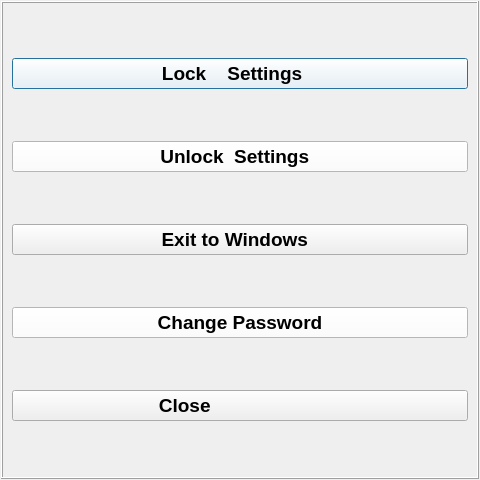
<?xml version="1.0" encoding="UTF-8"?>
<ui version="4.0">
 <class>AccessControl</class>
 <widget class="QDialog" name="AccessControl">
  <property name="geometry">
   <rect>
    <x>0</x>
    <y>0</y>
    <width>480</width>
    <height>480</height>
   </rect>
  </property>
  <property name="windowTitle">
   <string>Dialog</string>
  </property>
  <layout class="QGridLayout" name="gridLayout">
   <property name="leftMargin">
    <number>1</number>
   </property>
   <property name="topMargin">
    <number>1</number>
   </property>
   <property name="rightMargin">
    <number>1</number>
   </property>
   <property name="bottomMargin">
    <number>1</number>
   </property>
   <item row="0" column="0">
    <widget class="QStackedWidget" name="stackedWidget">
     <property name="frameShape">
      <enum>QFrame::Box</enum>
     </property>
     <property name="frameShadow">
      <enum>QFrame::Raised</enum>
     </property>
     <property name="currentIndex">
      <number>0</number>
     </property>
     <widget class="QWidget" name="page">
      <layout class="QVBoxLayout" name="verticalLayout">
       <item>
        <widget class="QPushButton" name="btnLock">
         <property name="enabled">
          <bool>true</bool>
         </property>
         <property name="font">
          <font>
           <pointsize>14</pointsize>
           <weight>75</weight>
           <bold>true</bold>
          </font>
         </property>
         <property name="styleSheet">
          <string notr="true">background-color: rgb(255, 255, 255);</string>
         </property>
         <property name="text">
          <string>Lock    Settings   </string>
         </property>
         <property name="icon">
          <iconset resource="icones.qrc">
           <normaloff>:/new/prefix1/Icones/Lock_128.png</normaloff>:/new/prefix1/Icones/Lock_128.png</iconset>
         </property>
         <property name="iconSize">
          <size>
           <width>128</width>
           <height>64</height>
          </size>
         </property>
        </widget>
       </item>
       <item>
        <widget class="QPushButton" name="btnUnlock">
         <property name="font">
          <font>
           <pointsize>14</pointsize>
           <weight>75</weight>
           <bold>true</bold>
          </font>
         </property>
         <property name="styleSheet">
          <string notr="true">background-color: rgb(255, 255, 255);</string>
         </property>
         <property name="text">
          <string>Unlock  Settings  </string>
         </property>
         <property name="icon">
          <iconset resource="icones.qrc">
           <normaloff>:/new/prefix1/Icones/Unlock_128.png</normaloff>:/new/prefix1/Icones/Unlock_128.png</iconset>
         </property>
         <property name="iconSize">
          <size>
           <width>128</width>
           <height>64</height>
          </size>
         </property>
        </widget>
       </item>
       <item>
        <widget class="QPushButton" name="btnExitToWindows">
         <property name="font">
          <font>
           <pointsize>14</pointsize>
           <weight>75</weight>
           <bold>true</bold>
          </font>
         </property>
         <property name="text">
          <string>Exit to Windows  </string>
         </property>
         <property name="icon">
          <iconset resource="icones.qrc">
           <normaloff>:/new/prefix1/Icones/Exit_256.png</normaloff>:/new/prefix1/Icones/Exit_256.png</iconset>
         </property>
         <property name="iconSize">
          <size>
           <width>128</width>
           <height>64</height>
          </size>
         </property>
        </widget>
       </item>
       <item>
        <widget class="QPushButton" name="btnSettings">
         <property name="font">
          <font>
           <pointsize>14</pointsize>
           <weight>75</weight>
           <bold>true</bold>
          </font>
         </property>
         <property name="styleSheet">
          <string notr="true">background-color: rgb(255, 255, 255);</string>
         </property>
         <property name="text">
          <string>Change Password</string>
         </property>
         <property name="icon">
          <iconset resource="icones.qrc">
           <normaloff>:/new/prefix1/Icones/Setup3_256_128.png</normaloff>:/new/prefix1/Icones/Setup3_256_128.png</iconset>
         </property>
         <property name="iconSize">
          <size>
           <width>128</width>
           <height>64</height>
          </size>
         </property>
        </widget>
       </item>
       <item>
        <widget class="QPushButton" name="btnClose">
         <property name="font">
          <font>
           <pointsize>14</pointsize>
           <weight>75</weight>
           <bold>true</bold>
          </font>
         </property>
         <property name="text">
          <string>Close                     </string>
         </property>
         <property name="icon">
          <iconset resource="icones.qrc">
           <normaloff>:/new/prefix1/Icones/Close_256.png</normaloff>:/new/prefix1/Icones/Close_256.png</iconset>
         </property>
         <property name="iconSize">
          <size>
           <width>128</width>
           <height>64</height>
          </size>
         </property>
        </widget>
       </item>
      </layout>
     </widget>
     <widget class="QWidget" name="page_2">
      <layout class="QVBoxLayout" name="verticalLayout_3">
       <item>
        <layout class="QVBoxLayout" name="verticalLayout_2">
         <item>
          <layout class="QGridLayout" name="gridLayout_2">
           <item row="3" column="1">
            <widget class="QToolButton" name="btn5">
             <property name="sizePolicy">
              <sizepolicy hsizetype="Preferred" vsizetype="Preferred">
               <horstretch>0</horstretch>
               <verstretch>0</verstretch>
              </sizepolicy>
             </property>
             <property name="font">
              <font>
               <pointsize>12</pointsize>
              </font>
             </property>
             <property name="text">
              <string>5</string>
             </property>
             <property name="iconSize">
              <size>
               <width>32</width>
               <height>32</height>
              </size>
             </property>
            </widget>
           </item>
           <item row="3" column="0">
            <widget class="QToolButton" name="btn4">
             <property name="sizePolicy">
              <sizepolicy hsizetype="Preferred" vsizetype="Preferred">
               <horstretch>0</horstretch>
               <verstretch>0</verstretch>
              </sizepolicy>
             </property>
             <property name="font">
              <font>
               <pointsize>12</pointsize>
              </font>
             </property>
             <property name="text">
              <string>4</string>
             </property>
             <property name="iconSize">
              <size>
               <width>32</width>
               <height>32</height>
              </size>
             </property>
            </widget>
           </item>
           <item row="4" column="1">
            <widget class="QToolButton" name="btn2">
             <property name="sizePolicy">
              <sizepolicy hsizetype="Preferred" vsizetype="Preferred">
               <horstretch>0</horstretch>
               <verstretch>0</verstretch>
              </sizepolicy>
             </property>
             <property name="font">
              <font>
               <pointsize>12</pointsize>
              </font>
             </property>
             <property name="text">
              <string>2</string>
             </property>
             <property name="iconSize">
              <size>
               <width>32</width>
               <height>32</height>
              </size>
             </property>
            </widget>
           </item>
           <item row="3" column="2">
            <widget class="QToolButton" name="btn6">
             <property name="sizePolicy">
              <sizepolicy hsizetype="Preferred" vsizetype="Preferred">
               <horstretch>0</horstretch>
               <verstretch>0</verstretch>
              </sizepolicy>
             </property>
             <property name="font">
              <font>
               <pointsize>12</pointsize>
              </font>
             </property>
             <property name="text">
              <string>6</string>
             </property>
             <property name="iconSize">
              <size>
               <width>32</width>
               <height>32</height>
              </size>
             </property>
            </widget>
           </item>
           <item row="5" column="1">
            <widget class="QToolButton" name="btnClear">
             <property name="sizePolicy">
              <sizepolicy hsizetype="Preferred" vsizetype="Preferred">
               <horstretch>0</horstretch>
               <verstretch>0</verstretch>
              </sizepolicy>
             </property>
             <property name="font">
              <font>
               <pointsize>12</pointsize>
              </font>
             </property>
             <property name="text">
              <string>Clear</string>
             </property>
             <property name="iconSize">
              <size>
               <width>32</width>
               <height>32</height>
              </size>
             </property>
            </widget>
           </item>
           <item row="4" column="0">
            <widget class="QToolButton" name="btn1">
             <property name="sizePolicy">
              <sizepolicy hsizetype="Preferred" vsizetype="Preferred">
               <horstretch>0</horstretch>
               <verstretch>0</verstretch>
              </sizepolicy>
             </property>
             <property name="font">
              <font>
               <pointsize>12</pointsize>
              </font>
             </property>
             <property name="text">
              <string>1</string>
             </property>
             <property name="iconSize">
              <size>
               <width>32</width>
               <height>32</height>
              </size>
             </property>
            </widget>
           </item>
           <item row="5" column="2">
            <widget class="QToolButton" name="btnEnter">
             <property name="sizePolicy">
              <sizepolicy hsizetype="Preferred" vsizetype="Preferred">
               <horstretch>0</horstretch>
               <verstretch>0</verstretch>
              </sizepolicy>
             </property>
             <property name="font">
              <font>
               <pointsize>12</pointsize>
              </font>
             </property>
             <property name="text">
              <string>Enter</string>
             </property>
             <property name="iconSize">
              <size>
               <width>32</width>
               <height>32</height>
              </size>
             </property>
            </widget>
           </item>
           <item row="4" column="2">
            <widget class="QToolButton" name="btn3">
             <property name="sizePolicy">
              <sizepolicy hsizetype="Preferred" vsizetype="Preferred">
               <horstretch>0</horstretch>
               <verstretch>0</verstretch>
              </sizepolicy>
             </property>
             <property name="font">
              <font>
               <pointsize>12</pointsize>
              </font>
             </property>
             <property name="text">
              <string>3</string>
             </property>
             <property name="iconSize">
              <size>
               <width>32</width>
               <height>32</height>
              </size>
             </property>
            </widget>
           </item>
           <item row="2" column="0">
            <widget class="QToolButton" name="btn7">
             <property name="sizePolicy">
              <sizepolicy hsizetype="Preferred" vsizetype="Preferred">
               <horstretch>0</horstretch>
               <verstretch>0</verstretch>
              </sizepolicy>
             </property>
             <property name="font">
              <font>
               <pointsize>12</pointsize>
              </font>
             </property>
             <property name="text">
              <string>7</string>
             </property>
             <property name="iconSize">
              <size>
               <width>32</width>
               <height>32</height>
              </size>
             </property>
            </widget>
           </item>
           <item row="2" column="2">
            <widget class="QToolButton" name="btn9">
             <property name="sizePolicy">
              <sizepolicy hsizetype="Preferred" vsizetype="Preferred">
               <horstretch>0</horstretch>
               <verstretch>0</verstretch>
              </sizepolicy>
             </property>
             <property name="font">
              <font>
               <pointsize>12</pointsize>
              </font>
             </property>
             <property name="text">
              <string>9</string>
             </property>
             <property name="iconSize">
              <size>
               <width>32</width>
               <height>32</height>
              </size>
             </property>
            </widget>
           </item>
           <item row="2" column="1">
            <widget class="QToolButton" name="btn8">
             <property name="sizePolicy">
              <sizepolicy hsizetype="Preferred" vsizetype="Preferred">
               <horstretch>0</horstretch>
               <verstretch>0</verstretch>
              </sizepolicy>
             </property>
             <property name="font">
              <font>
               <pointsize>12</pointsize>
              </font>
             </property>
             <property name="text">
              <string>8</string>
             </property>
             <property name="iconSize">
              <size>
               <width>32</width>
               <height>32</height>
              </size>
             </property>
            </widget>
           </item>
           <item row="5" column="0">
            <widget class="QToolButton" name="btn0">
             <property name="sizePolicy">
              <sizepolicy hsizetype="Preferred" vsizetype="Preferred">
               <horstretch>0</horstretch>
               <verstretch>0</verstretch>
              </sizepolicy>
             </property>
             <property name="font">
              <font>
               <pointsize>12</pointsize>
              </font>
             </property>
             <property name="text">
              <string>0</string>
             </property>
             <property name="iconSize">
              <size>
               <width>32</width>
               <height>32</height>
              </size>
             </property>
            </widget>
           </item>
           <item row="1" column="0" colspan="3">
            <layout class="QHBoxLayout" name="horizontalLayout">
             <item>
              <widget class="QToolButton" name="btnBack">
               <property name="text">
                <string/>
               </property>
               <property name="iconSize">
                <size>
                 <width>32</width>
                 <height>56</height>
                </size>
               </property>
               <property name="arrowType">
                <enum>Qt::LeftArrow</enum>
               </property>
              </widget>
             </item>
             <item>
              <widget class="QLineEdit" name="linePassword">
               <property name="enabled">
                <bool>false</bool>
               </property>
               <property name="sizePolicy">
                <sizepolicy hsizetype="Preferred" vsizetype="Preferred">
                 <horstretch>0</horstretch>
                 <verstretch>0</verstretch>
                </sizepolicy>
               </property>
               <property name="font">
                <font>
                 <pointsize>12</pointsize>
                 <weight>75</weight>
                 <bold>true</bold>
                </font>
               </property>
               <property name="echoMode">
                <enum>QLineEdit::Password</enum>
               </property>
               <property name="alignment">
                <set>Qt::AlignCenter</set>
               </property>
              </widget>
             </item>
            </layout>
           </item>
           <item row="0" column="1" colspan="2">
            <widget class="QLabel" name="label_3">
             <property name="sizePolicy">
              <sizepolicy hsizetype="Preferred" vsizetype="Fixed">
               <horstretch>0</horstretch>
               <verstretch>0</verstretch>
              </sizepolicy>
             </property>
             <property name="font">
              <font>
               <pointsize>12</pointsize>
              </font>
             </property>
             <property name="text">
              <string>PASSWORD:</string>
             </property>
            </widget>
           </item>
          </layout>
         </item>
        </layout>
       </item>
      </layout>
     </widget>
     <widget class="QWidget" name="page_3">
      <layout class="QGridLayout" name="gridLayout_4">
       <item row="0" column="0">
        <layout class="QVBoxLayout" name="verticalLayout_6">
         <item>
          <layout class="QGridLayout" name="gridLayout_3">
           <item row="1" column="0" colspan="3">
            <layout class="QHBoxLayout" name="horizontalLayout_2">
             <item>
              <widget class="QToolButton" name="btnBack_2">
               <property name="text">
                <string/>
               </property>
               <property name="iconSize">
                <size>
                 <width>32</width>
                 <height>56</height>
                </size>
               </property>
               <property name="arrowType">
                <enum>Qt::LeftArrow</enum>
               </property>
              </widget>
             </item>
             <item>
              <widget class="QLineEdit" name="lineOldPassword">
               <property name="enabled">
                <bool>false</bool>
               </property>
               <property name="sizePolicy">
                <sizepolicy hsizetype="Preferred" vsizetype="Preferred">
                 <horstretch>0</horstretch>
                 <verstretch>0</verstretch>
                </sizepolicy>
               </property>
               <property name="font">
                <font>
                 <pointsize>12</pointsize>
                 <weight>75</weight>
                 <bold>true</bold>
                </font>
               </property>
               <property name="echoMode">
                <enum>QLineEdit::Password</enum>
               </property>
               <property name="alignment">
                <set>Qt::AlignCenter</set>
               </property>
              </widget>
             </item>
            </layout>
           </item>
           <item row="3" column="1">
            <widget class="QToolButton" name="btn5_2">
             <property name="sizePolicy">
              <sizepolicy hsizetype="Preferred" vsizetype="Preferred">
               <horstretch>0</horstretch>
               <verstretch>0</verstretch>
              </sizepolicy>
             </property>
             <property name="font">
              <font>
               <pointsize>12</pointsize>
              </font>
             </property>
             <property name="text">
              <string>5</string>
             </property>
             <property name="iconSize">
              <size>
               <width>32</width>
               <height>32</height>
              </size>
             </property>
            </widget>
           </item>
           <item row="5" column="1">
            <widget class="QToolButton" name="btnClear_2">
             <property name="sizePolicy">
              <sizepolicy hsizetype="Preferred" vsizetype="Preferred">
               <horstretch>0</horstretch>
               <verstretch>0</verstretch>
              </sizepolicy>
             </property>
             <property name="font">
              <font>
               <pointsize>12</pointsize>
              </font>
             </property>
             <property name="text">
              <string>Clear</string>
             </property>
             <property name="iconSize">
              <size>
               <width>32</width>
               <height>32</height>
              </size>
             </property>
            </widget>
           </item>
           <item row="3" column="2">
            <widget class="QToolButton" name="btn6_2">
             <property name="sizePolicy">
              <sizepolicy hsizetype="Preferred" vsizetype="Preferred">
               <horstretch>0</horstretch>
               <verstretch>0</verstretch>
              </sizepolicy>
             </property>
             <property name="font">
              <font>
               <pointsize>12</pointsize>
              </font>
             </property>
             <property name="text">
              <string>6</string>
             </property>
             <property name="iconSize">
              <size>
               <width>32</width>
               <height>32</height>
              </size>
             </property>
            </widget>
           </item>
           <item row="4" column="1">
            <widget class="QToolButton" name="btn2_2">
             <property name="sizePolicy">
              <sizepolicy hsizetype="Preferred" vsizetype="Preferred">
               <horstretch>0</horstretch>
               <verstretch>0</verstretch>
              </sizepolicy>
             </property>
             <property name="font">
              <font>
               <pointsize>12</pointsize>
              </font>
             </property>
             <property name="text">
              <string>2</string>
             </property>
             <property name="iconSize">
              <size>
               <width>32</width>
               <height>32</height>
              </size>
             </property>
            </widget>
           </item>
           <item row="3" column="0">
            <widget class="QToolButton" name="btn4_2">
             <property name="sizePolicy">
              <sizepolicy hsizetype="Preferred" vsizetype="Preferred">
               <horstretch>0</horstretch>
               <verstretch>0</verstretch>
              </sizepolicy>
             </property>
             <property name="font">
              <font>
               <pointsize>12</pointsize>
              </font>
             </property>
             <property name="text">
              <string>4</string>
             </property>
             <property name="iconSize">
              <size>
               <width>32</width>
               <height>32</height>
              </size>
             </property>
            </widget>
           </item>
           <item row="4" column="2">
            <widget class="QToolButton" name="btn3_2">
             <property name="sizePolicy">
              <sizepolicy hsizetype="Preferred" vsizetype="Preferred">
               <horstretch>0</horstretch>
               <verstretch>0</verstretch>
              </sizepolicy>
             </property>
             <property name="font">
              <font>
               <pointsize>12</pointsize>
              </font>
             </property>
             <property name="text">
              <string>3</string>
             </property>
             <property name="iconSize">
              <size>
               <width>32</width>
               <height>32</height>
              </size>
             </property>
            </widget>
           </item>
           <item row="5" column="0">
            <widget class="QToolButton" name="btn0_2">
             <property name="sizePolicy">
              <sizepolicy hsizetype="Preferred" vsizetype="Preferred">
               <horstretch>0</horstretch>
               <verstretch>0</verstretch>
              </sizepolicy>
             </property>
             <property name="font">
              <font>
               <pointsize>12</pointsize>
              </font>
             </property>
             <property name="text">
              <string>0</string>
             </property>
             <property name="iconSize">
              <size>
               <width>32</width>
               <height>32</height>
              </size>
             </property>
            </widget>
           </item>
           <item row="4" column="0">
            <widget class="QToolButton" name="btn1_2">
             <property name="sizePolicy">
              <sizepolicy hsizetype="Preferred" vsizetype="Preferred">
               <horstretch>0</horstretch>
               <verstretch>0</verstretch>
              </sizepolicy>
             </property>
             <property name="font">
              <font>
               <pointsize>12</pointsize>
              </font>
             </property>
             <property name="text">
              <string>1</string>
             </property>
             <property name="iconSize">
              <size>
               <width>32</width>
               <height>32</height>
              </size>
             </property>
            </widget>
           </item>
           <item row="2" column="0">
            <widget class="QToolButton" name="btn7_2">
             <property name="sizePolicy">
              <sizepolicy hsizetype="Preferred" vsizetype="Preferred">
               <horstretch>0</horstretch>
               <verstretch>0</verstretch>
              </sizepolicy>
             </property>
             <property name="font">
              <font>
               <pointsize>12</pointsize>
              </font>
             </property>
             <property name="text">
              <string>7</string>
             </property>
             <property name="iconSize">
              <size>
               <width>32</width>
               <height>32</height>
              </size>
             </property>
            </widget>
           </item>
           <item row="5" column="2">
            <widget class="QToolButton" name="btnEnter_2">
             <property name="sizePolicy">
              <sizepolicy hsizetype="Preferred" vsizetype="Preferred">
               <horstretch>0</horstretch>
               <verstretch>0</verstretch>
              </sizepolicy>
             </property>
             <property name="font">
              <font>
               <pointsize>12</pointsize>
              </font>
             </property>
             <property name="text">
              <string>Enter</string>
             </property>
             <property name="iconSize">
              <size>
               <width>32</width>
               <height>32</height>
              </size>
             </property>
            </widget>
           </item>
           <item row="2" column="2">
            <widget class="QToolButton" name="btn9_2">
             <property name="sizePolicy">
              <sizepolicy hsizetype="Preferred" vsizetype="Preferred">
               <horstretch>0</horstretch>
               <verstretch>0</verstretch>
              </sizepolicy>
             </property>
             <property name="font">
              <font>
               <pointsize>12</pointsize>
              </font>
             </property>
             <property name="text">
              <string>9</string>
             </property>
             <property name="iconSize">
              <size>
               <width>32</width>
               <height>32</height>
              </size>
             </property>
            </widget>
           </item>
           <item row="2" column="1">
            <widget class="QToolButton" name="btn8_2">
             <property name="sizePolicy">
              <sizepolicy hsizetype="Preferred" vsizetype="Preferred">
               <horstretch>0</horstretch>
               <verstretch>0</verstretch>
              </sizepolicy>
             </property>
             <property name="font">
              <font>
               <pointsize>12</pointsize>
              </font>
             </property>
             <property name="text">
              <string>8</string>
             </property>
             <property name="iconSize">
              <size>
               <width>32</width>
               <height>32</height>
              </size>
             </property>
            </widget>
           </item>
           <item row="0" column="1" colspan="2">
            <widget class="QLabel" name="label">
             <property name="sizePolicy">
              <sizepolicy hsizetype="Preferred" vsizetype="Fixed">
               <horstretch>0</horstretch>
               <verstretch>0</verstretch>
              </sizepolicy>
             </property>
             <property name="font">
              <font>
               <pointsize>12</pointsize>
              </font>
             </property>
             <property name="text">
              <string>OLD PASSWORD:</string>
             </property>
            </widget>
           </item>
          </layout>
         </item>
        </layout>
       </item>
      </layout>
     </widget>
     <widget class="QWidget" name="page_6">
      <layout class="QGridLayout" name="gridLayout_6">
       <item row="0" column="0">
        <layout class="QVBoxLayout" name="verticalLayout_7">
         <item>
          <layout class="QGridLayout" name="gridLayout_5">
           <item row="1" column="0" colspan="3">
            <layout class="QHBoxLayout" name="horizontalLayout_3">
             <item>
              <widget class="QToolButton" name="btnBack_3">
               <property name="text">
                <string/>
               </property>
               <property name="iconSize">
                <size>
                 <width>32</width>
                 <height>56</height>
                </size>
               </property>
               <property name="arrowType">
                <enum>Qt::LeftArrow</enum>
               </property>
              </widget>
             </item>
             <item>
              <widget class="QLineEdit" name="lineNewPassword">
               <property name="enabled">
                <bool>false</bool>
               </property>
               <property name="sizePolicy">
                <sizepolicy hsizetype="Preferred" vsizetype="Preferred">
                 <horstretch>0</horstretch>
                 <verstretch>0</verstretch>
                </sizepolicy>
               </property>
               <property name="font">
                <font>
                 <pointsize>12</pointsize>
                 <weight>75</weight>
                 <bold>true</bold>
                </font>
               </property>
               <property name="echoMode">
                <enum>QLineEdit::Password</enum>
               </property>
               <property name="alignment">
                <set>Qt::AlignCenter</set>
               </property>
              </widget>
             </item>
            </layout>
           </item>
           <item row="3" column="1">
            <widget class="QToolButton" name="btn5_3">
             <property name="sizePolicy">
              <sizepolicy hsizetype="Preferred" vsizetype="Preferred">
               <horstretch>0</horstretch>
               <verstretch>0</verstretch>
              </sizepolicy>
             </property>
             <property name="font">
              <font>
               <pointsize>12</pointsize>
              </font>
             </property>
             <property name="text">
              <string>5</string>
             </property>
             <property name="iconSize">
              <size>
               <width>32</width>
               <height>32</height>
              </size>
             </property>
            </widget>
           </item>
           <item row="5" column="1">
            <widget class="QToolButton" name="btnClear_3">
             <property name="sizePolicy">
              <sizepolicy hsizetype="Preferred" vsizetype="Preferred">
               <horstretch>0</horstretch>
               <verstretch>0</verstretch>
              </sizepolicy>
             </property>
             <property name="font">
              <font>
               <pointsize>12</pointsize>
              </font>
             </property>
             <property name="text">
              <string>Clear</string>
             </property>
             <property name="iconSize">
              <size>
               <width>32</width>
               <height>32</height>
              </size>
             </property>
            </widget>
           </item>
           <item row="3" column="2">
            <widget class="QToolButton" name="btn6_3">
             <property name="sizePolicy">
              <sizepolicy hsizetype="Preferred" vsizetype="Preferred">
               <horstretch>0</horstretch>
               <verstretch>0</verstretch>
              </sizepolicy>
             </property>
             <property name="font">
              <font>
               <pointsize>12</pointsize>
              </font>
             </property>
             <property name="text">
              <string>6</string>
             </property>
             <property name="iconSize">
              <size>
               <width>32</width>
               <height>32</height>
              </size>
             </property>
            </widget>
           </item>
           <item row="4" column="1">
            <widget class="QToolButton" name="btn2_3">
             <property name="sizePolicy">
              <sizepolicy hsizetype="Preferred" vsizetype="Preferred">
               <horstretch>0</horstretch>
               <verstretch>0</verstretch>
              </sizepolicy>
             </property>
             <property name="font">
              <font>
               <pointsize>12</pointsize>
              </font>
             </property>
             <property name="text">
              <string>2</string>
             </property>
             <property name="iconSize">
              <size>
               <width>32</width>
               <height>32</height>
              </size>
             </property>
            </widget>
           </item>
           <item row="3" column="0">
            <widget class="QToolButton" name="btn4_3">
             <property name="sizePolicy">
              <sizepolicy hsizetype="Preferred" vsizetype="Preferred">
               <horstretch>0</horstretch>
               <verstretch>0</verstretch>
              </sizepolicy>
             </property>
             <property name="font">
              <font>
               <pointsize>12</pointsize>
              </font>
             </property>
             <property name="text">
              <string>4</string>
             </property>
             <property name="iconSize">
              <size>
               <width>32</width>
               <height>32</height>
              </size>
             </property>
            </widget>
           </item>
           <item row="4" column="2">
            <widget class="QToolButton" name="btn3_3">
             <property name="sizePolicy">
              <sizepolicy hsizetype="Preferred" vsizetype="Preferred">
               <horstretch>0</horstretch>
               <verstretch>0</verstretch>
              </sizepolicy>
             </property>
             <property name="font">
              <font>
               <pointsize>12</pointsize>
              </font>
             </property>
             <property name="text">
              <string>3</string>
             </property>
             <property name="iconSize">
              <size>
               <width>32</width>
               <height>32</height>
              </size>
             </property>
            </widget>
           </item>
           <item row="5" column="0">
            <widget class="QToolButton" name="btn0_3">
             <property name="sizePolicy">
              <sizepolicy hsizetype="Preferred" vsizetype="Preferred">
               <horstretch>0</horstretch>
               <verstretch>0</verstretch>
              </sizepolicy>
             </property>
             <property name="font">
              <font>
               <pointsize>12</pointsize>
              </font>
             </property>
             <property name="text">
              <string>0</string>
             </property>
             <property name="iconSize">
              <size>
               <width>32</width>
               <height>32</height>
              </size>
             </property>
            </widget>
           </item>
           <item row="4" column="0">
            <widget class="QToolButton" name="btn1_3">
             <property name="sizePolicy">
              <sizepolicy hsizetype="Preferred" vsizetype="Preferred">
               <horstretch>0</horstretch>
               <verstretch>0</verstretch>
              </sizepolicy>
             </property>
             <property name="font">
              <font>
               <pointsize>12</pointsize>
              </font>
             </property>
             <property name="text">
              <string>1</string>
             </property>
             <property name="iconSize">
              <size>
               <width>32</width>
               <height>32</height>
              </size>
             </property>
            </widget>
           </item>
           <item row="2" column="0">
            <widget class="QToolButton" name="btn7_3">
             <property name="sizePolicy">
              <sizepolicy hsizetype="Preferred" vsizetype="Preferred">
               <horstretch>0</horstretch>
               <verstretch>0</verstretch>
              </sizepolicy>
             </property>
             <property name="font">
              <font>
               <pointsize>12</pointsize>
              </font>
             </property>
             <property name="text">
              <string>7</string>
             </property>
             <property name="iconSize">
              <size>
               <width>32</width>
               <height>32</height>
              </size>
             </property>
            </widget>
           </item>
           <item row="5" column="2">
            <widget class="QToolButton" name="btnEnter_3">
             <property name="sizePolicy">
              <sizepolicy hsizetype="Preferred" vsizetype="Preferred">
               <horstretch>0</horstretch>
               <verstretch>0</verstretch>
              </sizepolicy>
             </property>
             <property name="font">
              <font>
               <pointsize>12</pointsize>
              </font>
             </property>
             <property name="text">
              <string>Enter</string>
             </property>
             <property name="iconSize">
              <size>
               <width>32</width>
               <height>32</height>
              </size>
             </property>
            </widget>
           </item>
           <item row="2" column="2">
            <widget class="QToolButton" name="btn9_3">
             <property name="sizePolicy">
              <sizepolicy hsizetype="Preferred" vsizetype="Preferred">
               <horstretch>0</horstretch>
               <verstretch>0</verstretch>
              </sizepolicy>
             </property>
             <property name="font">
              <font>
               <pointsize>12</pointsize>
              </font>
             </property>
             <property name="text">
              <string>9</string>
             </property>
             <property name="iconSize">
              <size>
               <width>32</width>
               <height>32</height>
              </size>
             </property>
            </widget>
           </item>
           <item row="2" column="1">
            <widget class="QToolButton" name="btn8_3">
             <property name="sizePolicy">
              <sizepolicy hsizetype="Preferred" vsizetype="Preferred">
               <horstretch>0</horstretch>
               <verstretch>0</verstretch>
              </sizepolicy>
             </property>
             <property name="font">
              <font>
               <pointsize>12</pointsize>
              </font>
             </property>
             <property name="text">
              <string>8</string>
             </property>
             <property name="iconSize">
              <size>
               <width>32</width>
               <height>32</height>
              </size>
             </property>
            </widget>
           </item>
           <item row="0" column="1" colspan="2">
            <widget class="QLabel" name="label_2">
             <property name="sizePolicy">
              <sizepolicy hsizetype="Preferred" vsizetype="Fixed">
               <horstretch>0</horstretch>
               <verstretch>0</verstretch>
              </sizepolicy>
             </property>
             <property name="font">
              <font>
               <pointsize>12</pointsize>
              </font>
             </property>
             <property name="text">
              <string>NEW PASSWORD:</string>
             </property>
            </widget>
           </item>
          </layout>
         </item>
        </layout>
       </item>
      </layout>
     </widget>
    </widget>
   </item>
  </layout>
 </widget>
 <resources>
  <include location="icones.qrc"/>
 </resources>
 <connections/>
</ui>
